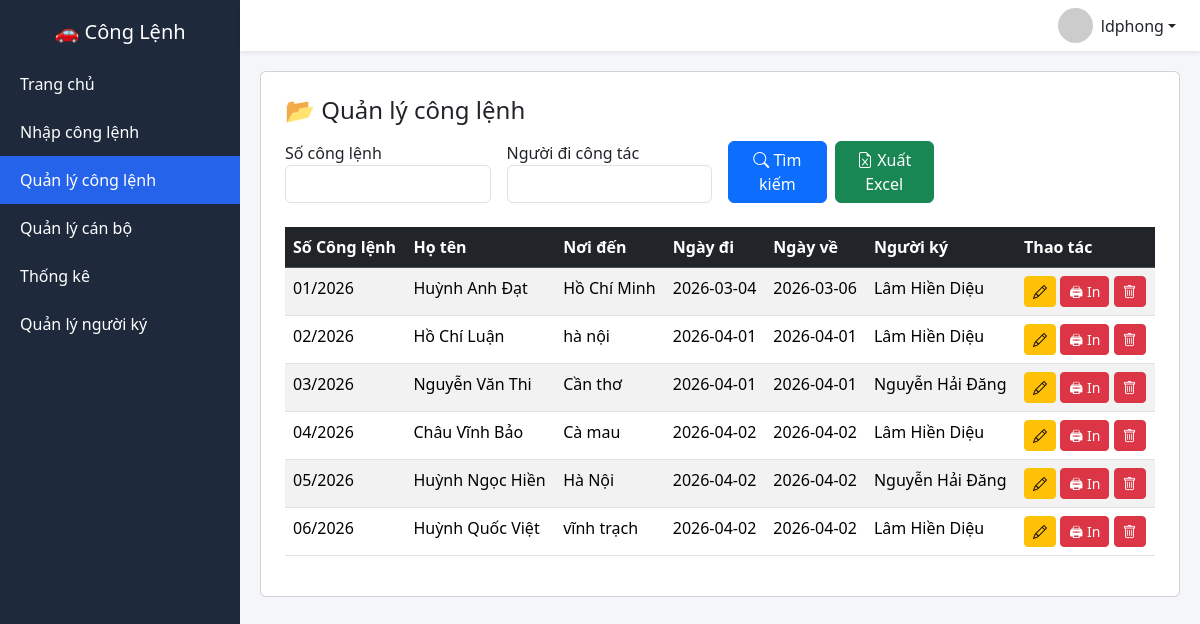
Page /danhsach (signed in) on the committed database.
### tables this page shows
CREATE TABLE conglenh(
       id INTEGER PRIMARY KEY AUTOINCREMENT,
       nam INTEGER,
       so_thu_tu INTEGER,
       so_cong_lenh TEXT UNIQUE,
       ho_ten TEXT,
       chuc_vu TEXT,
        noi_den TEXT,
       ngay_di TEXT,
       ngay_ve TEXT,
       ngay_ky TEXT,
       nguoi_ky TEXT,
      created_at TEXT,
      UNIQUE(nam, so_thu_tu)
   );

### app.py (the view)
@app.route("/danhsach")
def danhsach():
    if not login_required():
        return redirect("/login")
    if not check_role(["admin", "user"]):
        return "Không có quyền!"
    so = request.args.get("so", "").strip()
    ten = request.args.get("ten", "").strip()
    conn = sqlite3.connect(DB)
    conn.row_factory = sqlite3.Row
    c = conn.cursor()
    query = "SELECT * FROM conglenh WHERE 1=1"
    params = []
    if so:
        query += " AND LOWER(so_cong_lenh) LIKE LOWER(?)"
        params.append(f"%{so}%")
    if ten:
        query += " AND LOWER(ho_ten) LIKE LOWER(?)"
        params.append(f"%{ten}%")
    query += " ORDER BY id ASC"
    c.execute(query, params)
    data = c.fetchall()
    conn.close()
    return render_template("danhsach.html", data=data)

### app.py (called while the page is built)
def login_required():
    return "user" in session

def check_role(roles):
    return session.get("role") in roles

@app.before_request
def require_login():
    allowed_routes = [
        "login",
        "static",
        "api_nguoidicongtac",
        "api_nguoiky"
    ]
    if request.endpoint is None:
        return
    if request.endpoint not in allowed_routes and "user" not in session:
        return redirect("/login")

### templates/danhsach.html
{% extends "layout.html" %}
{% block content %}
<div class="card p-4 card-dashboard">
<h4 class="mb-3">📂 Quản lý công lệnh</h4>
<form method="get" class="row g-3 mb-4">
    <div class="col-md-3">
        <label>Số công lệnh</label>
        <input name="so"
               value="{{ request.args.get('so','') }}"
               class="form-control">
    </div>
    <div class="col-md-3">
        <label>Người đi công tác</label>
        <input name="ten"
               value="{{ request.args.get('ten','') }}"
               class="form-control">
    </div>
    <div class="col-md-3 d-flex align-items-end">
        <div class="d-flex gap-2 w-100">
            <button type="submit"
                    class="btn btn-primary w-50">
                <i class="bi bi-search"></i> Tìm kiếm
            </button>
            <a href="/export_excel?so={{request.args.get('so','')}}&ten={{request.args.get('ten','')}}"
               class="btn btn-success w-50">
                <i class="bi bi-file-earmark-excel"></i> Xuất Excel
            </a>
        </div>
    </div>
</form>
<table class="table table-striped table-hover">
<thead class="table-dark">
<tr>
<th>Số Công lệnh</th>
<th>Họ tên</th>
<th>Nơi đến</th>
<th>Ngày đi</th>
<th>Ngày về</th>
<th>Người ký</th>
<th>Thao tác</th>
</tr>
</thead>
<tbody>
{% for row in data %}
<tr>
<td>{{ row['so_cong_lenh'] }}</td>
<td>{{ row['ho_ten'] }}</td>
<td>{{ row['noi_den'] }}</td>
<td>{{ row['ngay_di'] }}</td>
<td>{{ row['ngay_ve'] }}</td>
<td>{{ row['nguoi_ky'] }}</td>
<td>
<a href="/sua/{{row['id']}}" class="btn btn-sm btn-warning">
<i class="bi bi-pencil"></i>
</a>
<a href="/in_word/{{ row['id'] }}"
       target="_blank"
       class="btn btn-sm btn-danger">
       🖨 In
    </a>
<a href="/xoa/{{row['id']}}"
   class="btn btn-sm btn-danger"
   onclick="return confirm('Xóa công lệnh này?')">
<i class="bi bi-trash"></i>
</a>
</td>
</tr>
{% endfor %}
</tbody>
</table>
</div>
{% endblock %}

### templates/layout.html (style rules this page uses)
body { background:#f4f6f9; margin:0; font-family:Segoe UI,Arial; }

### rows in the picture
conglenh: so_cong_lenh "01/2026", ho_ten "Huỳnh Anh Đạt", noi_den "Hồ Chí Minh", ngay_di "2026-03-04", ngay_ve "2026-03-06", nguoi_ky "Lâm Hiền Diệu"
conglenh: so_cong_lenh "02/2026", ho_ten "Hồ Chí Luận", noi_den "hà nội", ngay_di "2026-04-01", ngay_ve "2026-04-01", nguoi_ky "Lâm Hiền Diệu"
conglenh: so_cong_lenh "03/2026", ho_ten "Nguyễn Văn Thi", noi_den "Cần thơ", ngay_di "2026-04-01", ngay_ve "2026-04-01", nguoi_ky "Nguyễn Hải Đăng"
conglenh: so_cong_lenh "04/2026", ho_ten "Châu Vĩnh Bảo", noi_den "Cà mau", ngay_di "2026-04-02", ngay_ve "2026-04-02", nguoi_ky "Lâm Hiền Diệu"
conglenh: so_cong_lenh "05/2026", ho_ten "Huỳnh Ngọc Hiền", noi_den "Hà Nội", ngay_di "2026-04-02", ngay_ve "2026-04-02", nguoi_ky "Nguyễn Hải Đăng"
conglenh: so_cong_lenh "06/2026", ho_ten "Huỳnh Quốc Việt", noi_den "vĩnh trạch", ngay_di "2026-04-02", ngay_ve "2026-04-02", nguoi_ky "Lâm Hiền Diệu"

### other values in the picture
{{ session.get('user') }} "ldphong"
